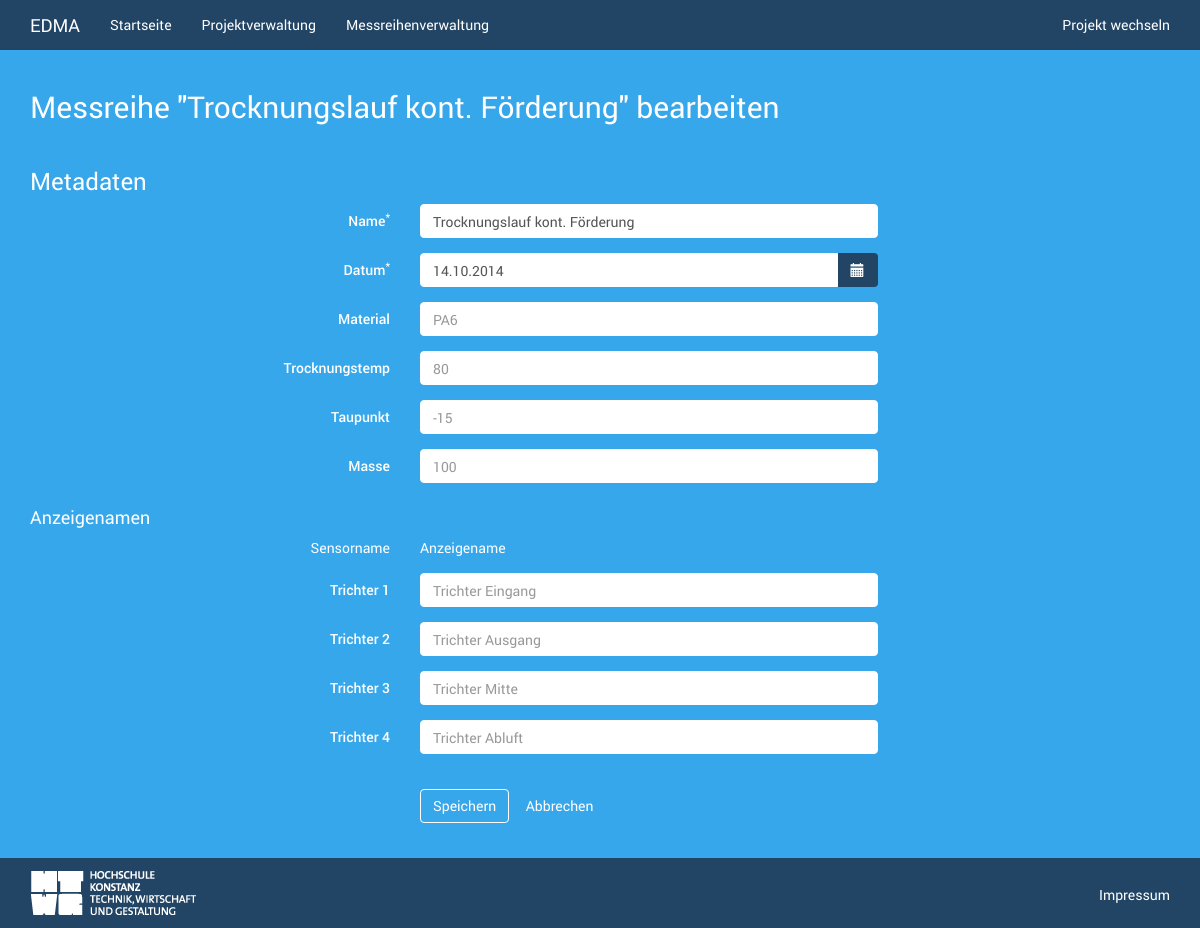
/03_System/messreihen.php?id=1 (signed in), run on the app's committed database.
### tables this page shows
CREATE TABLE `messreihe` (
`id` mediumint(8) unsigned NOT NULL,
  `messreihenname` varchar(80) NOT NULL,
  `datum` date NOT NULL,
  `projekt_id` smallint(5) unsigned NOT NULL
);

CREATE TABLE `messreihe_metainfo` (
  `messreihe_id` mediumint(8) unsigned NOT NULL,
  `metainfo_id` smallint(5) unsigned NOT NULL,
  `metawert` varchar(80) NOT NULL
);

CREATE TABLE `metainfo` (
`id` smallint(5) unsigned NOT NULL,
  `metaname` varchar(80) NOT NULL,
  `datentyp_id` tinyint(3) unsigned NOT NULL
);

CREATE TABLE `messreihe_sensor` (
  `messreihe_id` mediumint(8) unsigned NOT NULL,
  `sensor_id` smallint(5) unsigned NOT NULL,
  `anzeigename` varchar(75) NOT NULL
);

CREATE TABLE `sensor` (
`id` smallint(5) unsigned NOT NULL,
  `sensorname` varchar(100) NOT NULL
);

### 03_System/classes/Input.php (called while the page is built, shortened)
<?php
class Input {
    public static function exists($type = 'post') {
        switch ($type) {
            case 'post':
                return (!empty($_POST)) ? true : false;
            case 'get':
                return (!empty($_GET)) ? true : false;
        }
    }
    public static function get($item) {
        if (isset($_POST[$item])) {
            return $_POST[$item];
        } else if (isset($_GET[$item])) {
            return $_GET[$item];
        }
        return '';
    }
}

### 03_System/classes/DB.php (called while the page is built, shortened)
<?php
require_once 'core/init.php';
class DB {
    private static $_instance = null;
    private $_pdo,
            $_query,
            $_error = false,
            $_results,
            $_count = 0;
    private function __construct() {
        try {
            $this->_pdo = new PDO('mysql:host=' . Config::get('mysql/host') . ';dbname=' . Config::get('mysql/db') . ';charset=UTF8', Config::get('mysql/username'), Config::get('mysql/password'));
        } catch (PDOException $e) {
            die($e->getMessage());
        }
    }
    public static function getInstance() {
        if (!isset(self::$_instance)) {
            self::$_instance = new DB();
        }
        return self::$_instance;
    }
    public function query($sql, $params = array()) {
        $this->_error = false;
        $this->_count = 0;
        $this->_results = array();
        if ($this->_query = $this->_pdo->prepare($sql)) {
            $x = 1;
            if (count($params)) {
                foreach ($params as $param) {
                    $this->_query->bindValue($x, $param);
                    $x++;
                }
            }
            if ($this->_query->execute()) {
                $this->_results = $this->_query->fetchAll(PDO::FETCH_OBJ);
                $this->_count = $this->_query->rowCount();
            } else {
                $this->_error = true;
            }
        } else {
            $this->_error = true;
        }
        return $this;
    }
    private function action($action, $table, $where = array()) {
        if (count($where) === 3) {
            $operators = array('=', '>', '<', '>=', '<=');
            $field = $where[0];
            $operator = $where[1];
            $value = $where[2];
            if (in_array($operator, $operators)) {
                $sql = "{$action} FROM {$table} WHERE {$field} {$operator} ?";
                if (!$this->query($sql, array($value))->error()) {
                    return $this;
                }
            }
        }
        return false;
    }
    public function get($table, $where) {
        return $this->action('SELECT *', $table, $where);
    }
    public function results() {
        return $this->_results;
    }
    public function first() {
        return $this->results()[0];
    }
    public function error() {
        return $this->_error;
    }
    public function count() {
        return $this->_count;
    }
}

### 03_System/classes/Config.php (called while the page is built)
<?php
class Config {
    public static function get($path = null) {
        if ($path) {
            $config = $GLOBALS['config'];
            $path = explode('/', $path);
            foreach ($path as $bit) {
                if (isset($config[$bit])) {
                    $config = $config[$bit];
                }
            }
            return $config;
        }
    }
}

### 03_System/functions/sanitize.php (called while the page is built, shortened)
<?php
function escape($string) {
    return htmlentities($string, ENT_QUOTES, 'UTF-8');
}

### 03_System/core/init.php (called while the page is built, shortened)
<?php
function autoload($class, $dir = null) {
    if (is_null($dir))
        $dir = 'classes/';
}
require_once 'functions/sanitize.php';

### 03_System/classes/Utils.php (called while the page is built, shortened)
<?php
class Utils {
    public static function convertDate($date) {
        if (strpos($date, '-')) {
            $date = date("d.m.Y", strtotime($date));
        } else {
            $date = date("Y-m-d", strtotime($date));
        }
        return $date;
    }
}

### 03_System/messreihen.php (the view, shortened to what this page needs)
<?php
require_once 'header.php';
$db = DB::getInstance();
?>
<?php if (Input::exists('get')) : ?>
    <?php $inp = Input::get('id'); ?>
    <?php if ($inp === 'neu') : ?>
        <div class="row">
            <div class="col-sm-12">
                <h2>Messreihe importieren</h2>
            </div>
        </div>
        <form class="form-horizontal" role="form" method="post" enctype="multipart/form-data">
            <div class="form-group">
                <label for="datei" class="col-sm-4 control-label">Datei auswählen</label>
                <div class="col-sm-5">
                    <input class="control-label" name="file" id="files" type="file" data-maxsize="<?php echo Utils::convertBytes(ini_get('post_max_size')); ?>" data-projektid="<?php echo $projekt->data()->id ?>">
                </div>
                <div class="col-sm-5 col-sm-offset-4">
                    <small>Max: <?php echo ini_get('post_max_size'); ?></small>
                </div>
            </div>
            <div class="form-group">
                <div class="col-sm-offset-4 col-sm-5">
                    <button type="button" id="upload" class="btn btn-default">Importieren</button>
                </div>
            </div>
            <div class="upload-progress"></div>
            <hr>
            <div class="form-group">
                <div class="col-sm-5 col-sm-offset-4">
                    <a href="messreihen.php" type="button" class="btn btn-default">Zurück zur Übersicht</a>
                </div>
            </div>
        </form>
        <script>
            $('#upload').click(function (event) {
                var f = $('#files')[0];
                var button = $('#upload');
                var maxSize = $('#files').data('maxsize');
                var progressBar = $('.upload-progress');
                var projektID = $('#files').data('projektid');
                event.preventDefault();
                button.blur();
                app.uploader({
                    files: f,
                    function: 'upload',
                    element: {
                        name: 'messreihe'
                    },
                    progress: progressBar,
                    maxsize: maxSize,
                    processor: 'ajaxHandler.php',
                    projektID: projektID,
                    finished: function (data) {
                        var succMsg = convertArray(data);
                        progressBar.width(0);
                        modalTextSuccess(succMsg);
                        $('#infoModal').modal();
                    },
                    warning: function (data) {
                        var warnMsg = convertArray(data);
                        modalTextWarning(warnMsg);
                        $('#infoModal').modal();
                    },
                    error: function (data) {
                        var errorMsg = convertArray(data);
                        modalTextError(errorMsg);
                        $('#infoModal').modal();
                    }
                });
            });
        </script>
    <?php elseif (is_numeric($inp)) : ?>
        <?php
        $messreihe = $db->get('messreihe', array('id', '=', $inp));
        if (!$messreihe->error()) :
            ?>
            <div class="row">
                <div class="col-sm-12">
                    <h2>Messreihe "<?php echo escape($messreihe->first()->messreihenname) ?>" bearbeiten</h2>
                </div>
            </div>
            <div class="row">
                <div class="col-sm-12">
                    <h3>Metadaten</h3>
                </div>
            </div>
            <form class="form-horizontal" role="form" action="messreihen.php" method="post" enctype="multipart/form-data">
                <div class="form-group">
                    <label for="name" class="col-sm-4 control-label">Name<sup>*</sup></label>
                    <div class="col-sm-5">
                        <input type="text" class="form-control" name="name" id="name" placeholder="Name" value="<?php echo ($messreiheName = $messreihe->first()->messreihenname) ? escape($messreiheName) : ''; ?>">
                    </div>
                </div>
                <div class="form-group">
                    <label for="datum" class="col-sm-4 control-label">Datum<sup>*</sup></label>
                    <div class="col-sm-5">
                        <div class="input-group date">
                            <input type="text" class="form-control" name="datum" id="datum" placeholder="Datum" value="<?php echo escape($datum = $messreihe->first()->datum) ? escape(Utils::convertDate($datum)) : ''; ?>">
                            <span class="btn btn-primary input-group-addon"><i class="glyphicon glyphicon-calendar" aria-hidden="true"></i></span>
                        </div>
                    </div>
                </div>
                <?php
                $sql = "SELECT metainfo.metaname, metainfo.id, messreihe_metainfo.metawert FROM metainfo INNER JOIN messreihe_metainfo ON metainfo.id = messreihe_metainfo.metainfo_id WHERE messreihe_metainfo.messreihe_id = ?";
                $db->query($sql, array($messreihe->first()->id));
                $metadaten = $db->results();
                ?>
                <?php if (!empty($metadaten)) : ?>
                    <?php foreach ($metadaten as $metaeintrag) : ?>
                        <div class="form-group">
                            <label for="metaeintrag[<?php echo escape($metaeintrag->id); ?>]" class="col-sm-4 control-label"><?php echo escape($metaeintrag->metaname); ?></label>
                            <div class="col-sm-5">
                                <input type="text" class="form-control" name="metaeintrag[<?php echo escape($metaeintrag->id); ?>]" id="metaeintrag[<?php echo escape($metaeintrag->id); ?>]" placeholder="<?php echo escape($metaeintrag->metawert) ?>" >
                            </div>
                        </div>
                    <?php endforeach; ?>
                <?php endif ?>
                <div class="row">
                    <div class="col-sm-12">
                        <h4>Anzeigenamen</h4>
                    </div>
                </div>
                <div class="form-group">
                    <div class="col-sm-4 text-right">
                        Sensorname
                    </div>
                    <div class="col-sm-5">
                        Anzeigename
                    </div>
                </div>
                <?php
                $db->query('SELECT sensor.sensorname, sensor.id, messreihe_sensor.anzeigename FROM messreihe_sensor INNER JOIN sensor on messreihe_sensor.sensor_id = sensor.id WHERE messreihe_sensor.messreihe_id = ?', array($inp));
                $sensoren = $db->results();
                ?>
                <?php foreach ($sensoren as $sensor) : ?>
                    <div class="form-group">
                        <label for="sensoren[<?php echo $sensor->id; ?>]" class="col-sm-4 control-label"><?php echo escape($sensor->sensorname); ?></label>
                        <div class="col-sm-5">
                            <input type="text" class="form-control" name="sensoren[<?php echo $sensor->id; ?>]" id="sensoren[<?php echo $sensor->id; ?>]" placeholder="<?php echo $sensor->anzeigename; ?>" >
                        </div>
                    </div>
                <?php endforeach; ?>
                <br>
                <div class="form-group">
                    <div class="col-sm-offset-4 col-sm-5">
                        <button type="submit" class="btn btn-default">Speichern</button>
                        <a href="messreihen.php" class="btn btn-link">Abbrechen</a>
                    </div>
                </div>
            </form>
        <?php else: ?>
            <p>Fehler beim Holen der Messreihendaten!</p>
        <?php endif; ?>
    <?php endif; ?>
<?php endif; ?>
<?php
require_once 'footer.php';

### data on the page
messreihe: messreihenname "Trocknungslauf kont. Förderung", name "Trocknungslauf kont. Förderung", datum "14.10.2014"
messreihe_metainfo: metainfo.metaname "Material", metawert "PA6"
messreihe_metainfo: metainfo.metaname "Trocknungstemp", metawert "80"
messreihe_metainfo: metainfo.metaname "Taupunkt", metawert "-15"
messreihe_metainfo: metainfo.metaname "Masse", metawert "100"
messreihe_sensor: sensor.sensorname "Trichter 1", anzeigename "Trichter Eingang"
messreihe_sensor: sensor.sensorname "Trichter 2", anzeigename "Trichter Ausgang"
messreihe_sensor: sensor.sensorname "Trichter 3", anzeigename "Trichter Mitte"
messreihe_sensor: sensor.sensorname "Trichter 4", anzeigename "Trichter Abluft"
